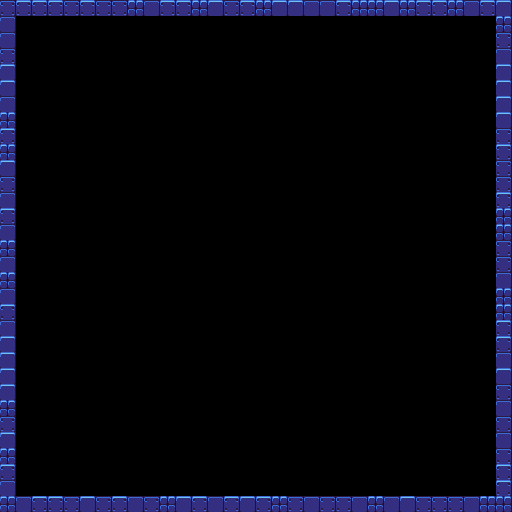

A level layout from a 2D game, rendered from its tile map. Below: a short description, then the map file with its tile-grid data intact:
An orthogonal 32x32 tile map with 16x16 px tiles, 1 tile layer (Tile Layer 1).

<map version="1.0" tiledversion="1.0.2" orientation="orthogonal" renderorder="right-down" width="32" height="32" tilewidth="16" tileheight="16" nextobjectid="1">
 <tileset firstgid="1" source="../Tiled/Exported Tilesets/Sci-fi platformer tileset.tsx" />
 <layer name="Tile Layer 1" width="32" height="32">
  <data encoding="csv">
33,9,9,9,33,9,33,33,1,31,9,9,1,32,33,9,1,32,32,31,31,9,1,1,32,1,9,9,1,31,9,32,
31,0,0,0,0,0,0,0,0,0,0,0,0,0,0,0,0,0,0,0,0,0,0,0,0,0,0,0,0,0,0,1,
31,0,0,0,0,0,0,0,0,0,0,0,0,0,0,0,0,0,0,0,0,0,0,0,0,0,0,0,0,0,0,33,
33,0,0,0,0,0,0,0,0,0,0,0,0,0,0,0,0,0,0,0,0,0,0,0,0,0,0,0,0,0,0,31,
32,0,0,0,0,0,0,0,0,0,0,0,0,0,0,0,0,0,0,0,0,0,0,0,0,0,0,0,0,0,0,32,
32,0,0,0,0,0,0,0,0,0,0,0,0,0,0,0,0,0,0,0,0,0,0,0,0,0,0,0,0,0,0,32,
31,0,0,0,0,0,0,0,0,0,0,0,0,0,0,0,0,0,0,0,0,0,0,0,0,0,0,0,0,0,0,32,
1,0,0,0,0,0,0,0,0,0,0,0,0,0,0,0,0,0,0,0,0,0,0,0,0,0,0,0,0,0,0,32,
9,0,0,0,0,0,0,0,0,0,0,0,0,0,0,0,0,0,0,0,0,0,0,0,0,0,0,0,0,0,0,33,
1,0,0,0,0,0,0,0,0,0,0,0,0,0,0,0,0,0,0,0,0,0,0,0,0,0,0,0,0,0,0,9,
32,0,0,0,0,0,0,0,0,0,0,0,0,0,0,0,0,0,0,0,0,0,0,0,0,0,0,0,0,0,0,33,
33,0,0,0,0,0,0,0,0,0,0,0,0,0,0,0,0,0,0,0,0,0,0,0,0,0,0,0,0,0,0,33,
31,0,0,0,0,0,0,0,0,0,0,0,0,0,0,0,0,0,0,0,0,0,0,0,0,0,0,0,0,0,0,9,
9,0,0,0,0,0,0,0,0,0,0,0,0,0,0,0,0,0,0,0,0,0,0,0,0,0,0,0,0,0,0,1,
31,0,0,0,0,0,0,0,0,0,0,0,0,0,0,0,0,0,0,0,0,0,0,0,0,0,0,0,0,0,0,1,
1,0,0,0,0,0,0,0,0,0,0,0,0,0,0,0,0,0,0,0,0,0,0,0,0,0,0,0,0,0,0,33,
31,0,0,0,0,0,0,0,0,0,0,0,0,0,0,0,0,0,0,0,0,0,0,0,0,0,0,0,0,0,0,33,
1,0,0,0,0,0,0,0,0,0,0,0,0,0,0,0,0,0,0,0,0,0,0,0,0,0,0,0,0,0,0,31,
31,0,0,0,0,0,0,0,0,0,0,0,0,0,0,0,0,0,0,0,0,0,0,0,0,0,0,0,0,0,0,1,
9,0,0,0,0,0,0,0,0,0,0,0,0,0,0,0,0,0,0,0,0,0,0,0,0,0,0,0,0,0,0,1,
31,0,0,0,0,0,0,0,0,0,0,0,0,0,0,0,0,0,0,0,0,0,0,0,0,0,0,0,0,0,0,9,
32,0,0,0,0,0,0,0,0,0,0,0,0,0,0,0,0,0,0,0,0,0,0,0,0,0,0,0,0,0,0,9,
32,0,0,0,0,0,0,0,0,0,0,0,0,0,0,0,0,0,0,0,0,0,0,0,0,0,0,0,0,0,0,31,
32,0,0,0,0,0,0,0,0,0,0,0,0,0,0,0,0,0,0,0,0,0,0,0,0,0,0,0,0,0,0,32,
32,0,0,0,0,0,0,0,0,0,0,0,0,0,0,0,0,0,0,0,0,0,0,0,0,0,0,0,0,0,0,33,
1,0,0,0,0,0,0,0,0,0,0,0,0,0,0,0,0,0,0,0,0,0,0,0,0,0,0,0,0,0,0,31,
33,0,0,0,0,0,0,0,0,0,0,0,0,0,0,0,0,0,0,0,0,0,0,0,0,0,0,0,0,0,0,33,
32,0,0,0,0,0,0,0,0,0,0,0,0,0,0,0,0,0,0,0,0,0,0,0,0,0,0,0,0,0,0,31,
1,0,0,0,0,0,0,0,0,0,0,0,0,0,0,0,0,0,0,0,0,0,0,0,0,0,0,0,0,0,0,33,
9,0,0,0,0,0,0,0,0,0,0,0,0,0,0,0,0,0,0,0,0,0,0,0,0,0,0,0,0,0,0,9,
31,0,0,0,0,0,0,0,0,0,0,0,0,0,0,0,0,0,0,0,0,0,0,0,0,0,0,0,0,0,0,9,
1,31,9,9,33,32,33,9,31,33,1,32,9,31,9,32,9,1,33,31,33,33,31,1,31,32,33,33,33,31,1,1
</data>
 </layer>
</map>